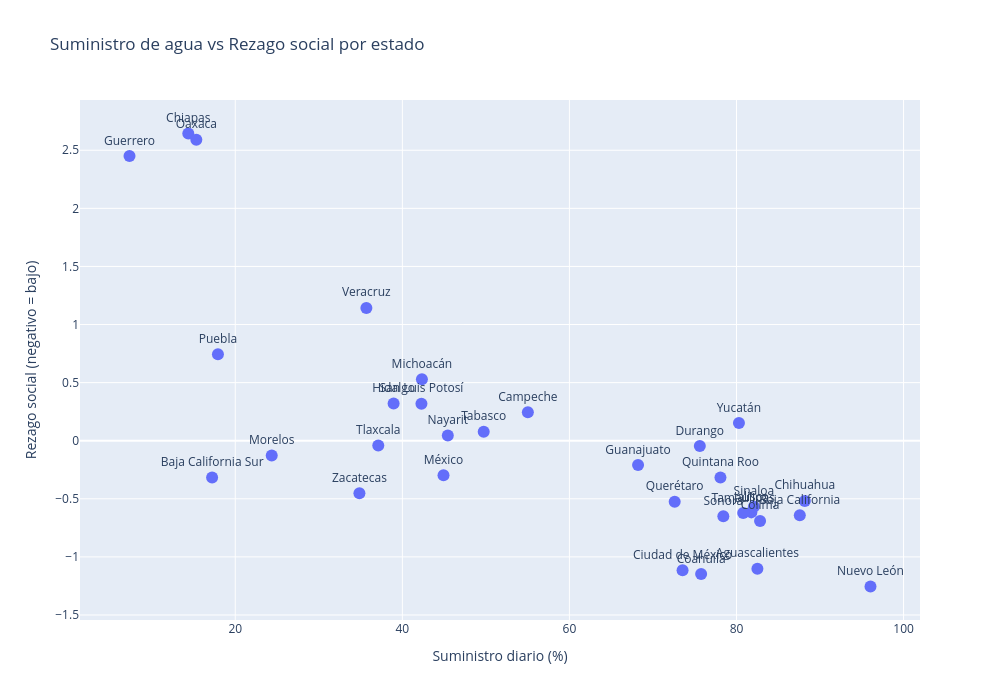

Notebook source saved alongside this figure:
### Code cell
fig = px.scatter(
    suministro_vs_rezagoSocial,
    y='Índice de rezago social',
    x='Porcentaje de suministro diario',
    text='Entidad',          # muestra el nombre del estado sobre el punto
    hover_name='Entidad',    # al pasar el mouse también sale el nombre
    title='Suministro de agua vs Rezago social por estado',
    labels={
        'Índice de rezago social': 'Rezago social (negativo = bajo)',
        'Porcentaje de suministro diario': 'Suministro diario (%)'
    }
)

# Ajustar para que las etiquetas no se encimen (opcional)
fig.update_traces(textposition='top center', marker=dict(size=12))
fig.update_layout(width=1000, height=700)  
fig.show()

### Figure 1 — Plotly figure (JSON) as saved in the notebook; plotly's stock layout.template omitted (floating-point values rounded to 4 significant figures)
{"data": [{"hovertemplate": "<b>%{hovertext}</b><br><br>Suministro diario (%)=%{x}<br>Rezago social (negativo = bajo)=%{y}<br>Entidad=%{text}<extra></extra>", "hovertext": ["Aguascalientes", "Baja California", "Baja California Sur", "Campeche", "Coahuila", "Colima", "Chiapas", "Chihuahua", "Ciudad de México", "Durango", "Guanajuato", "Guerrero", "Hidalgo", "Jalisco", "México", "Michoacán", "Morelos", "Nayarit", "Nuevo León", "Oaxaca", "Puebla", "Querétaro", "Quintana Roo", "San Luis Potosí", "Sinaloa", "Sonora", "Tabasco", "Tamaulipas", "Tlaxcala", "Veracruz", "Yucatán", "Zacatecas"], "legendgroup": "", "marker": {"color": "#636efa", "size": 12, "symbol": "circle"}, "mode": "markers+text", "name": "", "orientation": "v", "showlegend": false, "text": ["Aguascalientes", "Baja California", "Baja California Sur", "Campeche", "Coahuila", "Colima", "Chiapas", "Chihuahua", "Ciudad de México", "Durango", "Guanajuato", "Guerrero", "Hidalgo", "Jalisco", "México", "Michoacán", "Morelos", "Nayarit", "Nuevo León", "Oaxaca", "Puebla", "Querétaro", "Quintana Roo", "San Luis Potosí", "Sinaloa", "Sonora", "Tabasco", "Tamaulipas", "Tlaxcala", "Veracruz", "Yucatán", "Zacatecas"], "textposition": "top center", "type": "scatter", "x": [82.5, 87.58, 17.23, 55.02, 75.76, 82.82, 14.38, 88.18, 73.54, 75.61, 68.21, 7.337, 38.95, 81.78, 44.93, 42.34, 24.36, 45.44, 96.04, 15.34, 17.92, 72.6, 78.08, 42.28, 82.08, 78.42, 49.74, 80.8, 37.12, 35.69, 80.29, 34.86], "xaxis": "x", "y": [-1.102, -0.6424, -0.317, 0.2445, -1.148, -0.6907, 2.644, -0.5184, -1.115, -0.04596, -0.2092, 2.45, 0.3201, -0.6168, -0.2981, 0.5299, -0.1265, 0.04404, -1.255, 2.591, 0.7445, -0.5245, -0.3172, 0.3191, -0.5676, -0.6505, 0.0764, -0.6226, -0.04053, 1.143, 0.1525, -0.4526], "yaxis": "y"}], "layout": {"height": 700, "legend": {"tracegroupgap": 0}, "title": {"text": "Suministro de agua vs Rezago social por estado"}, "width": 1000, "xaxis": {"anchor": "y", "domain": [0, 1], "title": {"text": "Suministro diario (%)"}}, "yaxis": {"anchor": "x", "domain": [0, 1], "title": {"text": "Rezago social (negativo = bajo)"}}}}
